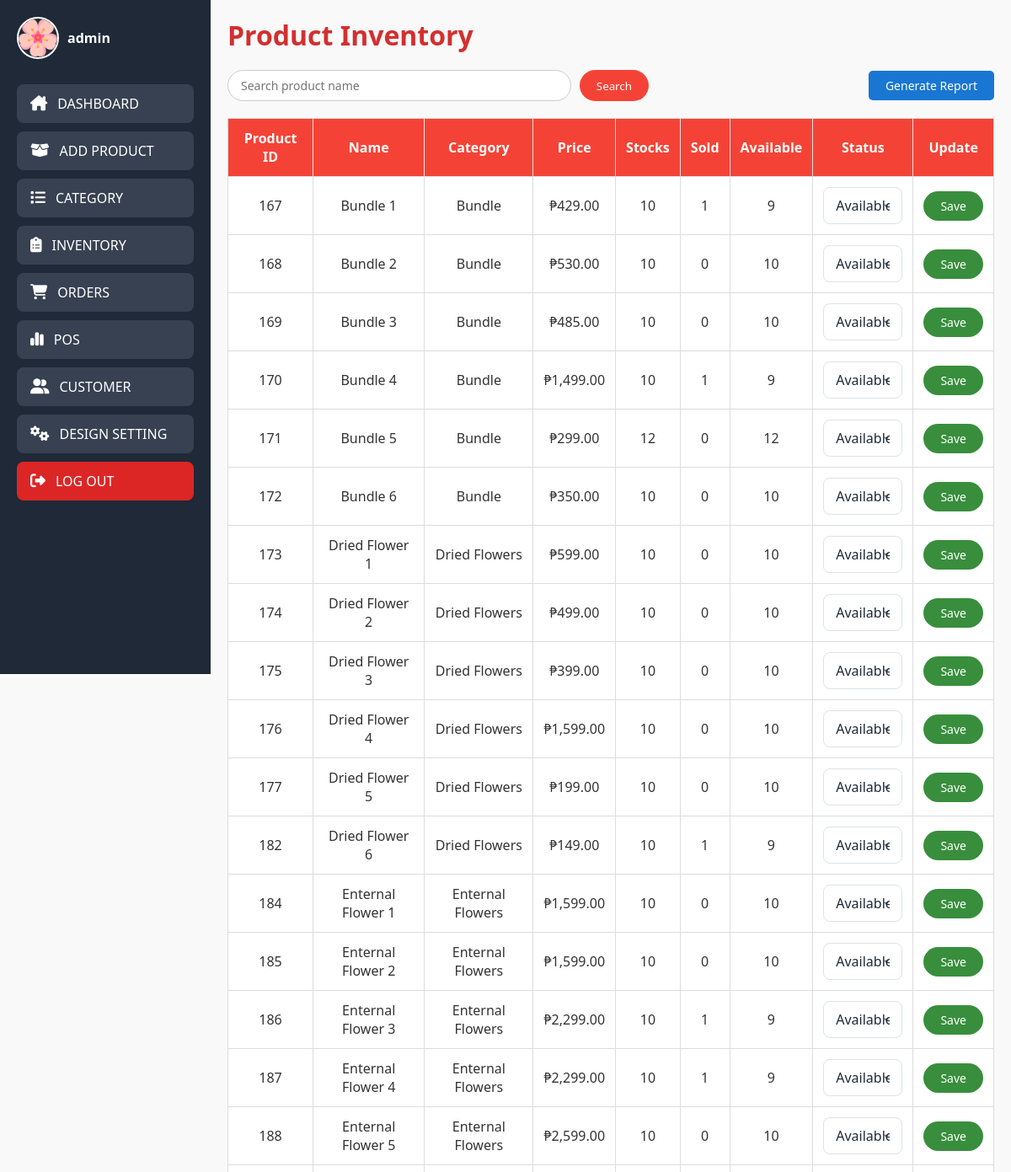
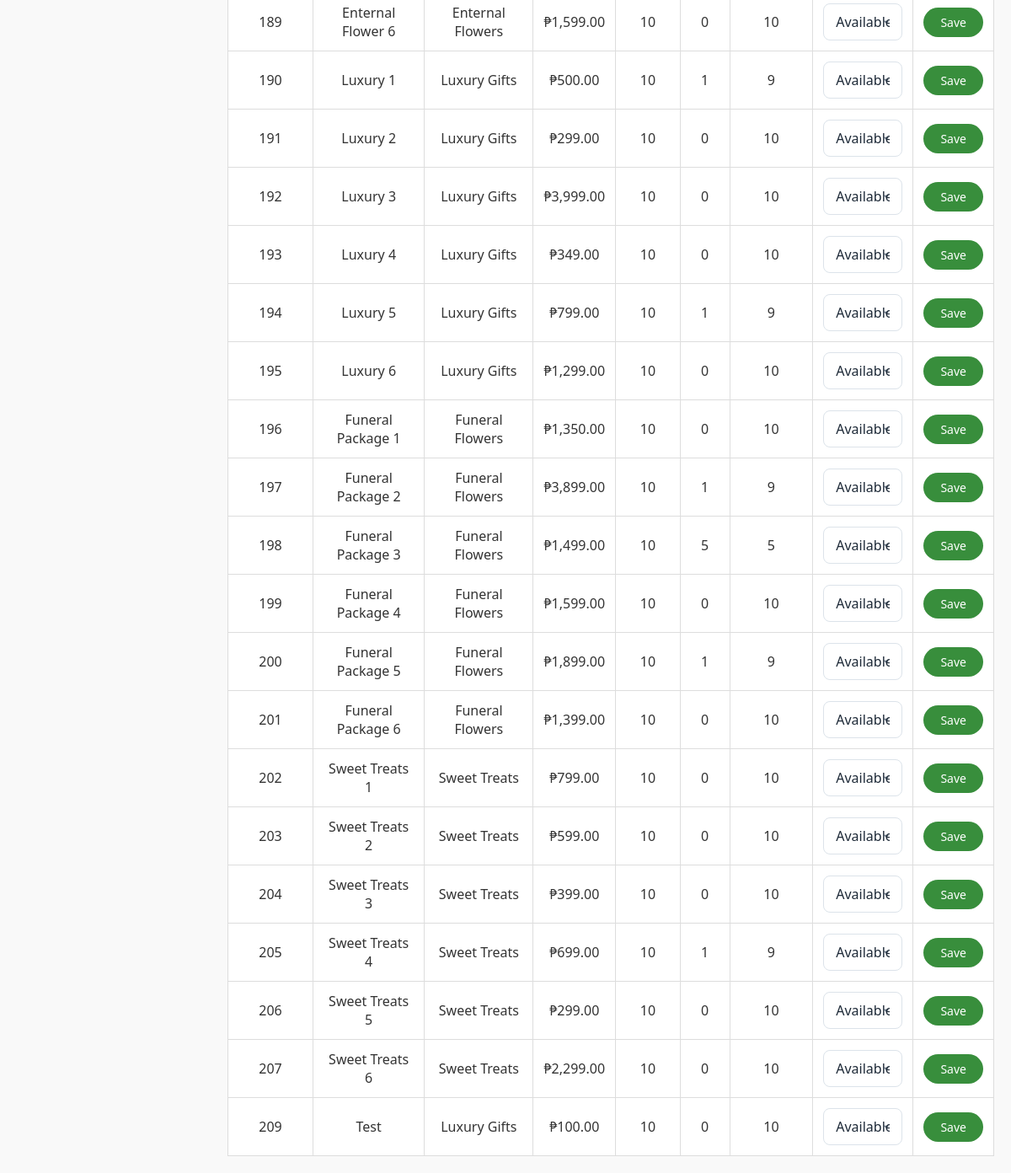
Page /php/product-inventory.php on the committed database (2 pictures, top to bottom).
### tables this page shows
CREATE TABLE `product` (
  `id` int(11) NOT NULL,
  `name` varchar(255) NOT NULL,
  `image` varchar(255) NOT NULL,
  `category` varchar(255) NOT NULL,
  `qty` int(11) NOT NULL,
  `price` varchar(255) DEFAULT NULL,
  `category_id` int(11) DEFAULT NULL,
  `status` varchar(50) DEFAULT 'Available',
  `total_sold` int(11) DEFAULT 0,
  `available_stocks` int(11) DEFAULT 0
);

### php/product-inventory.php (the view, shortened to what this page needs)
<?php
include('admin-nav.php');
require 'connection.php';
$search = isset($_GET['searchProductName']) ? mysqli_real_escape_string($conn, $_GET['searchProductName']) : '';
$searchQuery = $search ? "WHERE name LIKE '%$search%'" : "";
$query = "
    SELECT p.*,
           IFNULL((SELECT SUM(oi.quantity) FROM order_items oi WHERE oi.product_name = p.name), 0) AS total_sold
    FROM product p
    $searchQuery
";
$result = mysqli_query($conn, $query);
?>
<!DOCTYPE html>
<html lang="en">
<head>
    <link rel="stylesheet" type="text/css" href="../css/product-inventory.css">
</head>
<body>
<div class="main-container">
    <div class="content-wrapper">
    <div class="all">
    <h1 class="text1">Product Inventory</h1>
    <div class="table-controls">
        <form method="GET" class="search-form">
            <input type="text" name="searchProductName" placeholder="Search product name" value="<?= htmlspecialchars($search) ?>" />
            <button class="btnSearch" type="submit">
                Search
            </button>
        </form>
        <button class="report-btn" onclick="window.location.href='inventory-report.php'">Generate Report</button>
    </div>
        <table border="1" cellspacing="0" cellpadding="10" class="viewTable">
            <tr>
                <th>Product ID</th>
                <th>Name</th>
                <th>Category</th>
                <th>Price</th>
                <th>Stocks</th>
                <th>Sold</th>
                <th>Available</th>
                <th>Status</th>
                <th>Update</th>
            </tr>
            <?php while ($row = mysqli_fetch_assoc($result)):
                $sold = $row['total_sold'];
                $stock = $row['qty'];
                $available = max(0, $stock - $sold);
            ?>
            <tr>
                <td><?= $row['id'] ?></td>
                <td><?= htmlspecialchars($row['name']) ?></td>
                <td><?= htmlspecialchars($row['category']) ?></td>
                <td>₱<?= number_format($row['price'], 2) ?></td>
                <td><?= $stock ?></td>
                <td><?= $sold ?></td>
                <td><?= $available ?></td>
                <td>
                    <form method="POST" style="display:flex;">
                        <select name="status" class="select-status">
                            <option value="Available" <?= $row['status'] == 'Available' ? 'selected' : '' ?>>Available</option>
                        </select>
                </td>
                <td><button class="blockbtn" type="submit">Save</button></form></td>
            </tr>
            <?php endwhile; ?>
        </table>
    </div>
    </div>
</body>
</html>

### php/admin-nav.php (shortened to what this page needs)
<?php
$conn = mysqli_connect("localhost:3306", "root", "", "flowershop");
if (isset($_GET["newUsername"])) {
    $newAdminName = $_GET["newUsername"];
} else {
    if (isset($_SESSION['adminUsername'])) {
        $newAdminName = $_SESSION['adminUsername'];
    } else {
        $result = mysqli_query($conn, "SELECT username FROM admin WHERE email = 'admin@gmail.com'");
        if ($result && $row = mysqli_fetch_assoc($result)) {
            $newAdminName = $row['username'];
        } else {
            $newAdminName = "ADMIN";
        }
    }
}
$result = mysqli_query($conn, "SELECT image FROM admin WHERE username = '$newAdminName'");
if ($result && $row = mysqli_fetch_assoc($result)) {
    $profile_picture = $row['image'];
} else {
    $profile_picture = "default_image.jpg";
}
?>
<!DOCTYPE html>
<html lang="en">
<head>
    <link rel="stylesheet" href="../css/admin-nav.css">
    <link rel="stylesheet" href="https://cdnjs.cloudflare.com/ajax/libs/font-awesome/6.4.2/css/all.min.css" />
</head>
<body>
<div class="sidebar">
  <div class="sidebar-content">
    <a href="admin-account.php?newUsername=<?php echo urlencode($newAdminName); ?>" class="admin-profile">
      <img src="<?php echo $profile_picture; ?>" alt="Admin Profile">
      <span><?php echo $newAdminName; ?></span>
    </a>
    <nav class="nav-links">
      <a href="admin-dashboard.php" class="nav-btn">
        <i class="fa-solid fa-house-chimney"></i>
        <span>DASHBOARD</span>
      </a>
      <a href="add-product.php" class="nav-btn">
        <i class="fa-solid fa-box-open"></i>
        <span>ADD PRODUCT</span>
      </a>
      <a href="category-management.php" class="nav-btn">
        <i class="fa-solid fa-list"></i>
        <span>CATEGORY</span>
      </a>
      <a href="product-inventory.php" class="nav-btn">
        <i class="fa-solid fa-clipboard-list"></i>
        <span>INVENTORY</span>
      </a>
      <a href="orders.php" class="nav-btn">
        <i class="fa-solid fa-cart-shopping"></i>
        <span>ORDERS</span>
      </a>
      <a href="pos.php" class="nav-btn">
        <i class="fa-solid fa-chart-simple"></i>
        <span>POS</span>
      </a>
      <a href="unlock-user.php" class="nav-btn">
        <i class="fa-solid fa-user-group"></i>
        <span>CUSTOMER</span>
      </a>
      <a href="customer-design-setting.php" class="nav-btn">
        <i class="fa-solid fa-gears"></i>
        <span>DESIGN SETTING</span>
      </a>
      <a href="customer-landing-page.php" class="nav-btn logout">
        <i class="fa-solid fa-right-from-bracket"></i>
        <span>LOG OUT</span>
      </a>
    </nav>
  </div>
</div>
</body>
</html>

### css/admin-nav.css (style rules this page uses)
.sidebar { width: 250px; height: 100vh; background-color: #1f2937; position: fixed; top: 0; left: 0; padding: 20px; }
.admin-profile { display: flex; align-items: center; gap: 10px; margin-bottom: 30px; text-decoration: none; color: #fff; }
.admin-profile img { width: 50px; height: 50px; border-radius: 50%; object-fit: cover; border: 2px solid #fff; }
.admin-profile span { font-size: 16px; font-weight: bold; }
.nav-links { display: flex; flex-direction: column; gap: 10px; }
.nav-btn { display: flex; align-items: center; gap: 12px; padding: 12px 16px; background-color: #374151; border-radius: 8px; text-decoration: none; color: #ffffff; font-weight: 500; transition: background-color 0.3s ease; }
.nav-btn i { font-size: 18px; }
.logout { background-color: #dc2626; }

### css/product-inventory.css (style rules this page uses)
:root { --bg-light: #f4f6f8; --bg-main: #ffffff; --text-main: #1e2a38; --text-muted: #6c7a89; --primary: #2e86ab; --primary-light: #edf6fa; --accent: #6A9C89; --border-color: #dce3ea; --danger: #d32f2f; }
* { margin: 0; padding: 0; box-sizing: border-box; font-family: 'Segoe UI', Tahoma, Geneva, Verdana, sans-serif; }
body { background-color: #f9f9f9; color: #333; }
.main-container { display: flex; min-height: 100vh; width: 100%; }
.content-wrapper { margin-left: 250px; flex-grow: 1; padding: 20px; background-color: #f9f9f9; overflow-x: auto; }
.text1, .text4 { text-align: left; margin-bottom: 20px; color: #d32f2f; }
.viewTable { width: 100%; border-collapse: collapse; background-color: #fff; }
.viewTable th, .viewTable td { padding: 12px; border: 1px solid #ddd; text-align: center; }
.viewTable th { background-color: #f44336; color: white; }
.table-controls { display: flex; justify-content: space-between; align-items: center; flex-wrap: wrap; margin-bottom: 20px; }
.search-form { display: flex; gap: 10px; flex-grow: 1; max-width: 500px; }
.search-form input[type="text"] { flex-grow: 1; padding: 8px 15px; border: 1px solid #ccc; border-radius: 25px; font-size: 14px; }
.search-form .btnSearch { padding: 8px 20px; background-color: #f44336; color: white; border: none; border-radius: 25px; cursor: pointer; }
.report-btn { padding: 8px 20px; background-color: #1976d2; border-radius: 5px; color: white; border: none; cursor: pointer; font-size: 14px; }
.blockbtn { padding: 8px 20px; background-color: #388e3c; color: white; border: none; border-radius: 25px; cursor: pointer; font-size: 14px; }
.select-status { padding: 10px 14px; font-size: 1rem; border: 1px solid var(--border-color); border-radius: 8px; background-color: var(--bg-main); color: var(--text-main); appearance: none; background-repeat: no-repeat; background-position: right 10px center; background-size: 16px 16px; cursor: pointer; transition: border-color 0.3s, box-shadow 0.3s; width: 100%; max-width: 220px; }

### rows in the picture
product: id "167", name "Bundle 1", category "Bundle", price "429.00", qty "10", sold "1", available "9", status "Available"
product: id "168", name "Bundle 2", category "Bundle", price "530.00", qty "10", sold "0", status "Available"
product: id "169", name "Bundle 3", category "Bundle", price "485.00", qty "10", sold "0", status "Available"
product: id "170", name "Bundle 4", category "Bundle", price "1,499.00", qty "10", sold "1", available "9", status "Available"
product: id "171", name "Bundle 5", category "Bundle", price "299.00", qty "12", sold "0", status "Available"
product: id "172", name "Bundle 6", category "Bundle", price "350.00", qty "10", sold "0", status "Available"
product: id "173", name "Dried Flower 1", category "Dried Flowers", price "599.00", qty "10", sold "0", status "Available"
product: id "174", name "Dried Flower 2", category "Dried Flowers", price "499.00", qty "10", sold "0", status "Available"
product: id "175", name "Dried Flower 3", category "Dried Flowers", price "399.00", qty "10", sold "0", status "Available"
product: id "176", name "Dried Flower 4", category "Dried Flowers", price "1,599.00", qty "10", sold "0", status "Available"
product: id "177", name "Dried Flower 5", category "Dried Flowers", price "199.00", qty "10", sold "0", status "Available"
product: id "182", name "Dried Flower 6", category "Dried Flowers", price "149.00", qty "10", sold "1", available "9", status "Available"
product: id "184", name "Enternal Flower 1", category "Enternal Flowers", price "1,599.00", qty "10", sold "0", status "Available"
product: id "185", name "Enternal Flower 2", category "Enternal Flowers", price "1,599.00", qty "10", sold "0", status "Available"
product: id "186", name "Enternal Flower 3", category "Enternal Flowers", price "2,299.00", qty "10", sold "1", available "9", status "Available"
product: id "187", name "Enternal Flower 4", category "Enternal Flowers", price "2,299.00", qty "10", sold "1", available "9", status "Available"
product: id "188", name "Enternal Flower 5", category "Enternal Flowers", price "2,599.00", qty "10", sold "0", status "Available"
product: id "189", name "Enternal Flower 6", category "Enternal Flowers", price "1,599.00", qty "10", sold "0", status "Available"
product: id "190", name "Luxury 1", category "Luxury Gifts", price "500.00", qty "10", sold "1", available "9", status "Available"
product: id "191", name "Luxury 2", category "Luxury Gifts", price "299.00", qty "10", sold "0", status "Available"
product: id "192", name "Luxury 3", category "Luxury Gifts", price "3,999.00", qty "10", sold "0", status "Available"
product: id "193", name "Luxury 4", category "Luxury Gifts", price "349.00", qty "10", sold "0", status "Available"
product: id "194", name "Luxury 5", category "Luxury Gifts", price "799.00", qty "10", sold "1", available "9", status "Available"
product: id "195", name "Luxury 6", category "Luxury Gifts", price "1,299.00", qty "10", sold "0", status "Available"
product: id "196", name "Funeral Package 1", category "Funeral Flowers", price "1,350.00", qty "10", sold "0", status "Available"
product: id "197", name "Funeral Package 2", category "Funeral Flowers", price "3,899.00", qty "10", sold "1", available "9", status "Available"
product: id "198", name "Funeral Package 3", category "Funeral Flowers", price "1,499.00", qty "10", sold "5", available "5", status "Available"
product: id "199", name "Funeral Package 4", category "Funeral Flowers", price "1,599.00", qty "10", sold "0", status "Available"
product: id "200", name "Funeral Package 5", category "Funeral Flowers", price "1,899.00", qty "10", sold "1", available "9", status "Available"
product: id "201", name "Funeral Package 6", category "Funeral Flowers", price "1,399.00", qty "10", sold "0", status "Available"
product: id "202", name "Sweet Treats 1", category "Sweet Treats", price "799.00", qty "10", sold "0", status "Available"
product: id "203", name "Sweet Treats 2", category "Sweet Treats", price "599.00", qty "10", sold "0", status "Available"
product: id "204", name "Sweet Treats 3", category "Sweet Treats", price "399.00", qty "10", sold "0", status "Available"
product: id "205", name "Sweet Treats 4", category "Sweet Treats", price "699.00", qty "10", sold "1", available "9", status "Available"
product: id "206", name "Sweet Treats 5", category "Sweet Treats", price "299.00", qty "10", sold "0", status "Available"
product: id "207", name "Sweet Treats 6", category "Sweet Treats", price "2,299.00", qty "10", sold "0", status "Available"
product: id "209", name "Test", category "Luxury Gifts", price "100.00", qty "10", sold "0", status "Available"

### other values in the picture
$newAdminName "admin"
